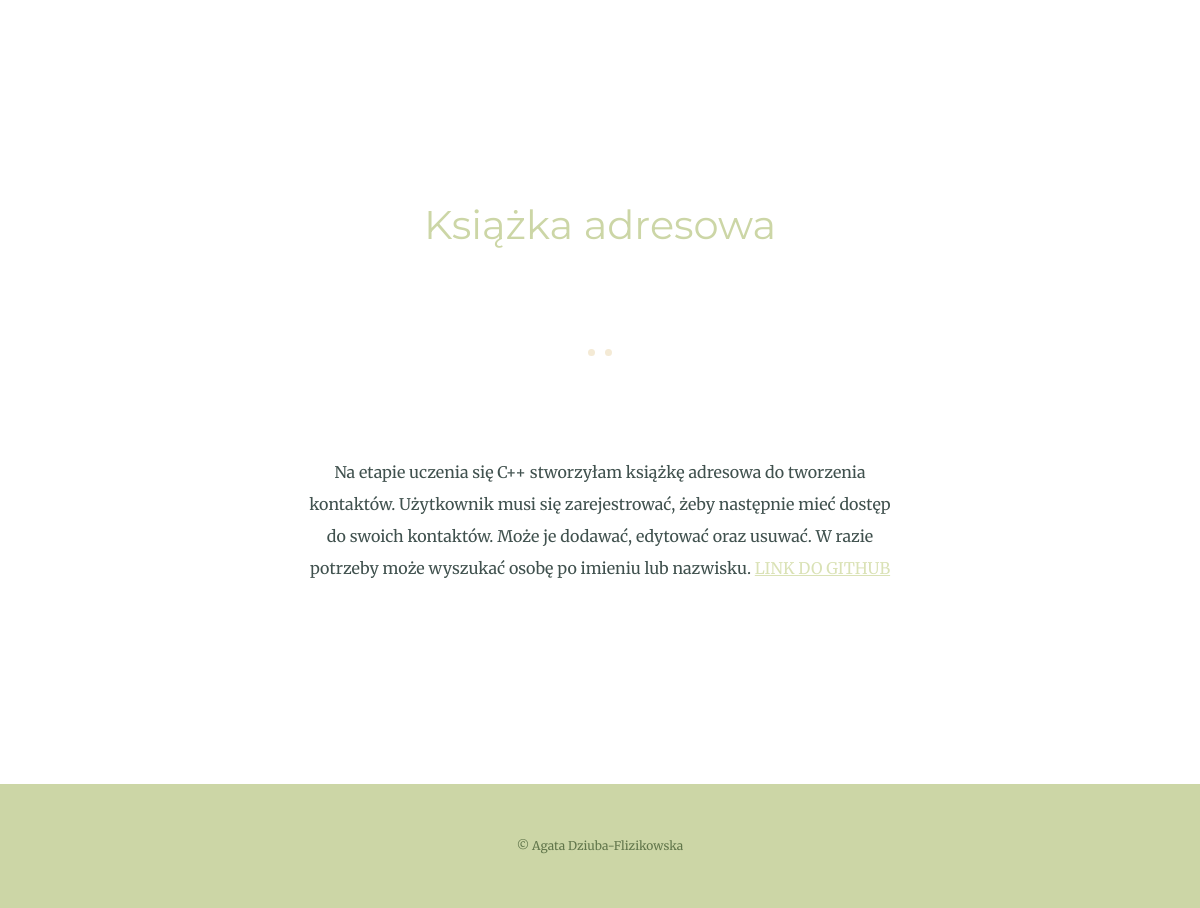
Page /article.php?id=2 on the committed database.
### tables this page shows
CREATE TABLE `artykul` (
  `id` int(11) NOT NULL,
  `title` varchar(128) NOT NULL,
  `content` text NOT NULL,
  `published_at` date DEFAULT NULL
);

### article.php (the view, shortened to what this page needs)
<?php
require 'includes/database.php';
if (isset($_GET['id']) && is_numeric($_GET['id'])) {
    $sql = "SELECT *
            FROM artykul
            WHERE id = " . $_GET['id'];
    $results = mysqli_query($conn, $sql);
    if ($results === false) {
        echo mysqli_error($conn);
    } else {
        $article = mysqli_fetch_assoc($results);
    }
} else {
    $article = null;
}
?>
<!DOCTYPE html>
<html lang="pl">
<head>
    <link rel="stylesheet" href="CSS/styles.css">
</head>
<body>
    <main class="middle_container">
        <div class="artykul">
            <div class="skill-row" style="text-align: center;">
                <?php if ($article === null): ?>
                    <p>Article not found.</p>
                <?php else: ?>
                <article>
                    <h2><?= $article['title']; ?></h2>
                    <hr>
                    <p><?= $article['content']; ?></p>
                </article>
                <?php endif; ?>
            </div>
        </div>
    </main>
    <footer class="bottom_container">
        <p class="copyright">© Agata Dziuba-Flizikowska</p>
    </footer>
</body>

### CSS/styles.css (style rules this page uses)
body { color: #40514E; margin: 0px; text-align: center; font-family: 'Merriweather', serif; }
hr { border-style: dotted none none; border-color:#F4EAD5; border-width: 7px; width: 4%; margin: 100px auto; }
h2 { color: #CCD6A6; font-family: 'Montserrat', sans-serif; font-weight: normal; font-size: 2.5rem; }
a { color:#DAE2B6; }
p { line-height: 2; }
.middle_container { padding: 100px 0 100px 0; }
.bottom_container { background-color: #CCD6A6; padding: 50px 0 50px 0; }
.skill-row { width: 50%; margin: 100px auto; text-align: left; }
.copyright { color: #61764B; font-size: 0.75rem; margin: 0; }

### rows in the picture
artykul: title "Książka adresowa", content "Na etapie uczenia się C++ stworzyłam książkę adresowa do tworzenia kontaktów. Użytkownik musi się zarejestrować, żeby następnie mieć dostęp do swoich kontaktów. Może je dodawać, edytować oraz usuwać. W razie potrzeby może wyszukać osobę po imieniu lub nazwisku. LINK DO GITHUB"
